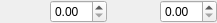
<?xml version="1.0" encoding="UTF-8"?>
<ui version="4.0">
 <class>QColorWidget</class>
 <widget class="QWidget" name="QColorWidget">
  <property name="geometry">
   <rect>
    <x>0</x>
    <y>0</y>
    <width>217</width>
    <height>23</height>
   </rect>
  </property>
  <property name="windowTitle">
   <string>Form</string>
  </property>
  <layout class="QHBoxLayout" name="horizontalLayout" stretch="0,0,0">
   <property name="spacing">
    <number>4</number>
   </property>
   <property name="leftMargin">
    <number>0</number>
   </property>
   <property name="topMargin">
    <number>0</number>
   </property>
   <property name="rightMargin">
    <number>0</number>
   </property>
   <property name="bottomMargin">
    <number>0</number>
   </property>
   <item alignment="Qt::AlignLeft">
    <widget class="QPushButton" name="colorButton">
     <property name="minimumSize">
      <size>
       <width>32</width>
       <height>0</height>
      </size>
     </property>
     <property name="maximumSize">
      <size>
       <width>64</width>
       <height>16777215</height>
      </size>
     </property>
     <property name="text">
      <string/>
     </property>
     <property name="iconSize">
      <size>
       <width>0</width>
       <height>0</height>
      </size>
     </property>
     <property name="flat">
      <bool>true</bool>
     </property>
    </widget>
   </item>
   <item>
    <widget class="QDoubleSpinBox" name="multiplierBox"/>
   </item>
   <item>
    <widget class="QPushButton" name="colorButton1">
      <property name="minimumSize">
        <size>
          <width>32</width>
          <height>0</height>
        </size>
      </property>
      <property name="maximumSize">
        <size>
          <width>64</width>
          <height>16777215</height>
        </size>
      </property>
      <property name="text">
        <string/>
      </property>
      <property name="iconSize">
        <size>
          <width>0</width>
          <height>0</height>
        </size>
      </property>
      <property name="flat">
        <bool>true</bool>
      </property>
    </widget>
    </item>
    <item>
      <widget class="QDoubleSpinBox" name="multiplierBox1"/>
    </item>
    
    
  </layout>
 </widget>
 <resources/>
 <connections/>
</ui>
